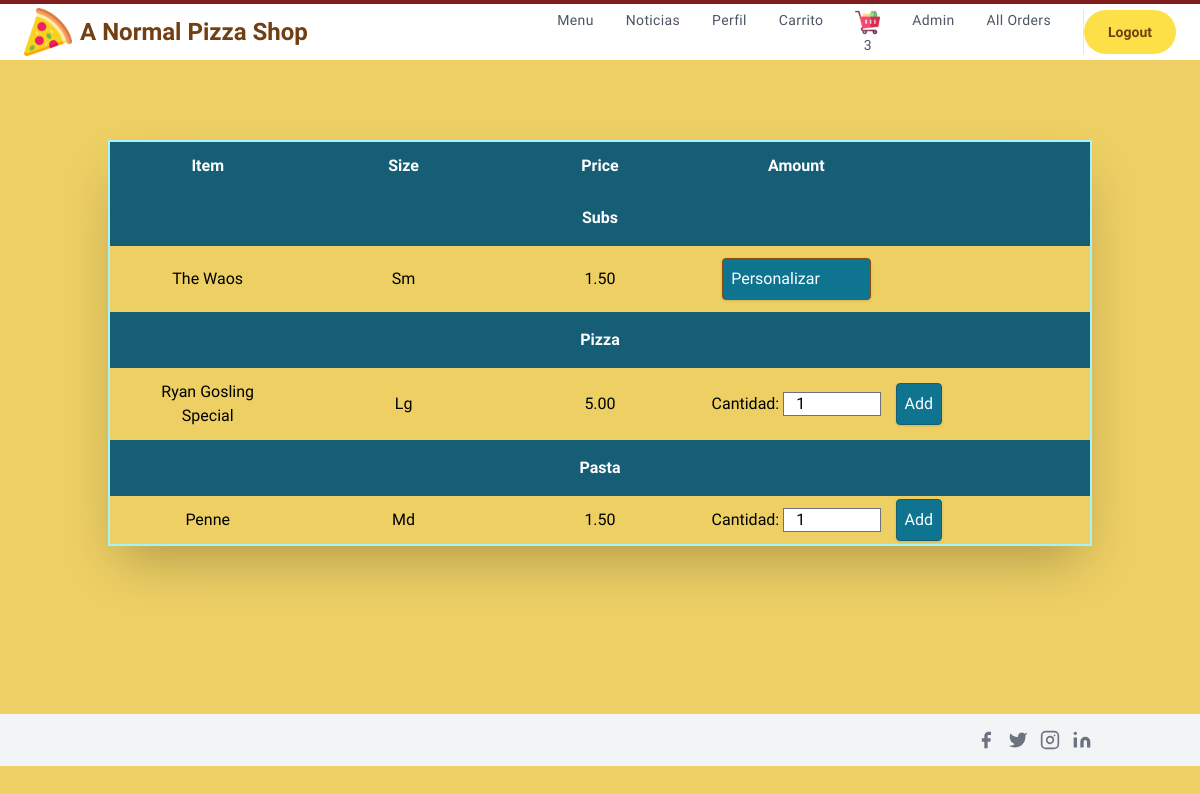
The app's page / (signed in) with its own data.
### orders/models.py (models this page shows, shortened)
class Menu_Item(models.Model):
    MENU_CATEGORIES = (
    ('Pizza', 'Pizza'),
    ('Pasta', 'Pasta'),
    ('Subs', 'Subs'),
    ('Salad', 'Salad'),
    ('Dinner_Platter', 'Dinner_Platter'),
    ('Topping', 'Topping'),
    ('Extra', 'Extra'),
    ('Dessert', 'Dessert'),
    ('Pastry', 'Pastry'),
    ('Main', 'Main'),
    ('Appetizer', 'Appetizer'),
    ('Side', 'Side'),
    ('Miscellaneous', 'Miscellaneous')
    )
    SIZE_CATEGORIES = (
    ('Sm', 'Small'),
    ('Md', 'Medium'),
    ('Lg', 'Large'),
    ('XL', 'Extra_Large')
    )
    category = models.CharField(max_length=36, null=True, blank=True,
                                choices=MENU_CATEGORIES,
                                help_text='Categoría del elemento del menú.')
    name = models.CharField(max_length=128,
                            help_text='Nombre del elemento del menú')
    price =  models.DecimalField(max_digits=4, null=True, blank=True,
                                decimal_places=2, default=0.00)
    sizes = models.CharField(max_length=4, null=True, blank=True,
                                choices=SIZE_CATEGORIES,
                                help_text='Ingrese el tamaños \
                                            del elemento del menú')
    toppings = models.CharField( max_length=400, blank=True, null=True,
                                help_text='Introducir ingredientes')
    num_toppings = models.CharField(max_length=10, blank=True, null=True)

### orders/views.py (the view)
# urls.py: path("", views.index, name="index"),
def index(request):
    if not request.user.is_authenticated:
        return render(request, "login.html", {"message": None})
    Menu = Menu_Item.objects.exclude(category__icontains="Topping").exclude(
        category__icontains="Extra"
    )
    Orders = Order.objects.filter(owner=request.user.profile, is_ordered=False)
    Cart = []
    item_count = 0
    if Orders.exists():
        user_order = Orders[0]
        user_order_items = user_order.ordered_items.all()
        Cart = [menu_item.menu_item for menu_item in user_order_items]
        item_count = user_order.ordered_items.count()
    context = {
        "current_order_products": Cart,
        "item_count": item_count,
        "user": request.user,
        "menu_item": Menu.order_by("-category"),
    }
    return render(request, "index.html", context)

### orders/templates/index.html (shortened to what this page needs)
{% extends "layout.html" %}
{%block template%}
  <div class="container px-5 py-20 mx-auto flex flex-wrap items-center">
    <table  class="shadow-2xl border-2 border-cyan-200 w-full md:table-fixed content-center">
      <thead class="text-white">
        <tr>
          <th scope="col" class="py-3 bg-cyan-800">Item</th>
          <th scope="col" class="py-3 bg-cyan-800">Size</th>
          <th scope="col" class="py-3 bg-cyan-800">Price</th>
          <th scope="col" class="py-3 bg-cyan-800">Amount</th>
          <th scope="col" class="py-3 bg-cyan-800 text-cyan-800">.</th>
        </tr>
      </thead>
      <tbody>
        {% for item in menu_item %}
        {% ifchanged item.category %}
        <tr id="{{item.category}}">
          <th scope="col" colspan="5" class="py-3 bg-cyan-800 py-4">
            <h2 class="text-white"> {{ item.category }} </h2>
          </th>
        </tr>
        {% endifchanged %}
        <tr>
          <td class="py-3 px-6">{{item.name}}</td>
          <td class="py-3 px-6">{{item.sizes}}</td>
          <td class="py-3 px-6">{{item.price}}</td>
          {% if item.category == "Pizza" and "Topping" in item.name %}
          <td class="py-3 px-6">
            <a class="bg-cyan-700 border border-yellow-800 shadow p-2 rounded text-white flex items-center focus:outline-none focus:shadow-outline" href="{% url 'customize_order' item.name %}" >Personalizar</a></td>
        {% elif item.category == "Subs" %}
        <td class="py-3 px-6"><a href="{% url 'customize_order' item.name %}" class="bg-cyan-700 border border-yellow-800 shadow p-2 rounded text-white flex items-center focus:outline-none focus:shadow-outline">Personalizar</a></td>
      {% else %}
        <form class="" action="{% url 'add_to_cart' item.id %}" method="post">
        <td>
          <label for="qauntity">Cantidad:</label>
          <input name="quantity" id="quantity" type="number" value=1 min=1 max=30 class="h-6 w-13">
          <td>
            <button type="submit" class="bg-cyan-700 border border-cyan-800 shadow p-2 rounded text-white flex items-center focus:outline-none focus:shadow-outline">Add</button></td>
          </td>
        </form>
      {%endif%}
        </tr>
        {% endfor %}
      </tbody>
    </table>
    <br>
  </div>
{%endblock%}

### orders/static/login.css (style rules this page uses)
body { background: #EDCF64; font-family: Rajdhani, Helvetica; font-size: 1rem; height: 100%; width: 100%; text-align: center; background-repeat: no-repeat; background-size: cover; }

### records on screen
Menu_Item: category "Subs", name "The Waos", sizes "Sm", price "1.50", shows "Personalizar"
Menu_Item: category "Pizza", name "Ryan Gosling Special", sizes "Lg", price "5.00"
Menu_Item: category "Pasta", name "Penne", sizes "Md", price "1.50"

### other values on screen
{{ item_count }} "3"
